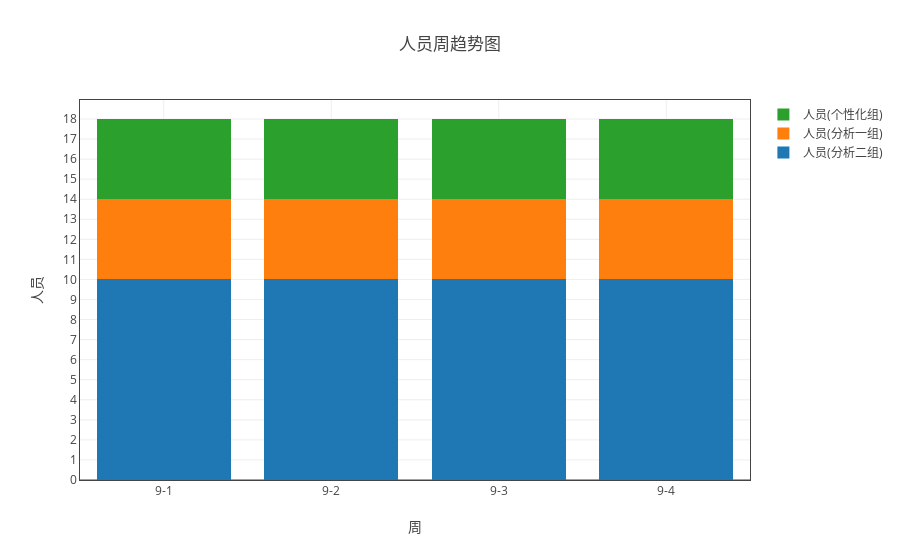

Notebook code cell kept with this figure:
### Markdown cell above
## 各组人员情况

### Code cell
ss = myModule.format(all_df1 ,"日期（格式“月-周次”）" ,['人员'])
ss.add_group('组别')
myModule.myPlot(ss.groupby('count')).plot('stack_bar')

### Figure 1 — Plotly figure (JSON) as saved in the notebook; plotly's stock layout.template omitted (floating-point values rounded to 4 significant figures)
{"data": [{"name": "人员(分析二组)", "type": "bar", "uid": "4d66847a-cc5a-11e8-8ddb-a41f72875c19", "x": ["9-1", "9-2", "9-3", "9-4"], "y": [10, 10, 10, 10]}, {"name": "人员(分析一组)", "type": "bar", "uid": "4d66847b-cc5a-11e8-8ddb-a41f72875c19", "x": ["9-1", "9-2", "9-3", "9-4"], "y": [4, 4, 4, 4]}, {"name": "人员(个性化组)", "type": "bar", "uid": "4d66847c-cc5a-11e8-8ddb-a41f72875c19", "x": ["9-1", "9-2", "9-3", "9-4"], "y": [4, 4, 4, 4]}], "layout": {"barmode": "stack", "title": "人员周趋势图", "xaxis": {"mirror": "all", "nticks": 20, "showgrid": true, "showline": true, "title": "周", "zeroline": true}, "yaxis": {"mirror": "all", "nticks": 20, "showgrid": true, "showline": true, "title": "人员", "zeroline": true}}}
